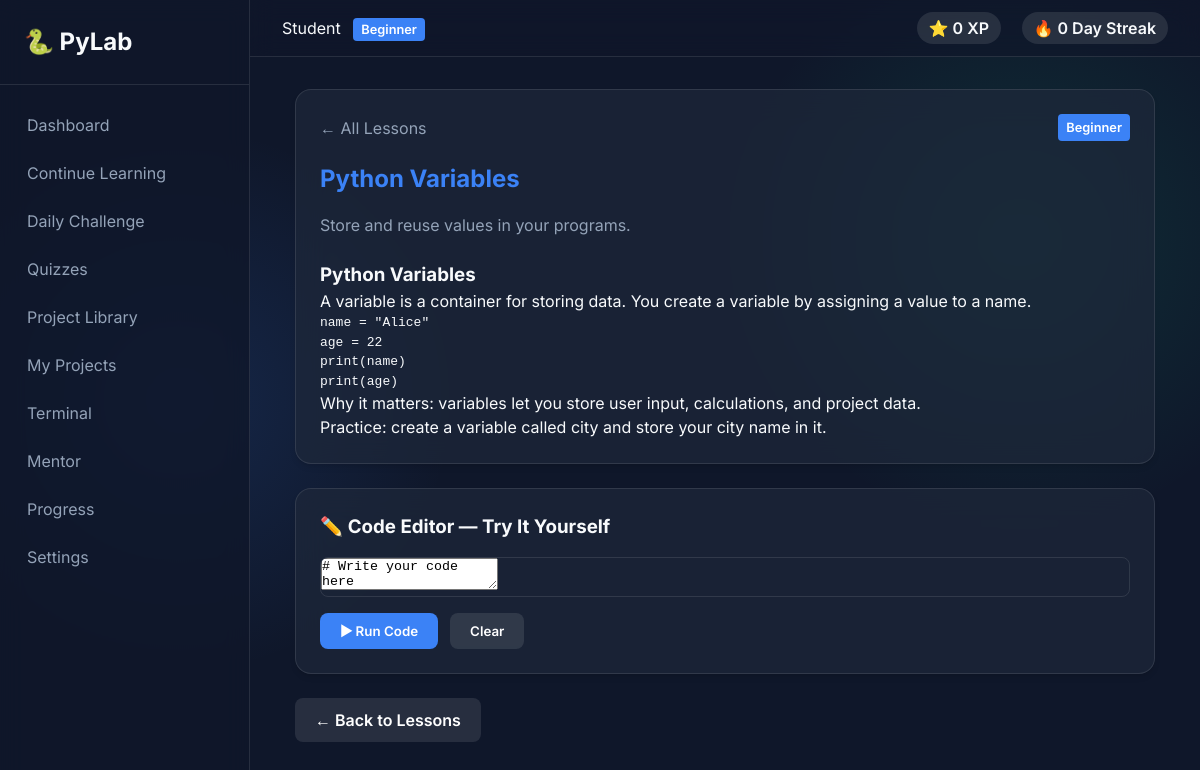
Screenshot of /lesson/python-variables with the database file from the repository.
### tables this page shows
CREATE TABLE lessons (
                id INTEGER PRIMARY KEY AUTOINCREMENT,
                slug TEXT UNIQUE,
                title TEXT,
                category TEXT,
                difficulty TEXT,
                description TEXT,
                content TEXT,
                summary TEXT,
                order_index INTEGER DEFAULT 0,
                created_at TEXT DEFAULT CURRENT_TIMESTAMP
            );

### routes/lessons.py (the view)
@lessons_bp.route("/lesson/<slug>")
def lesson_detail(slug):
    conn = get_connection()
    try:
        lesson = conn.execute("SELECT * FROM lessons WHERE slug = ?", (slug,)).fetchone()
    finally:
        conn.close()
    if not lesson:
        return "Lesson not found", 404
    return render_template("lesson_detail.html", lesson=lesson)

### database/database.py (called while the page is built)
def get_connection():
    DB_PATH.parent.mkdir(parents=True, exist_ok=True)
    conn = sqlite3.connect(DB_PATH)
    conn.row_factory = sqlite3.Row
    return conn

### templates/lesson_detail.html (shortened to what this page needs)
{% extends 'base.html' %}
{% block content %}
<link rel="stylesheet" href="https://cdnjs.cloudflare.com/ajax/libs/codemirror/5.65.13/codemirror.min.css">
<link rel="stylesheet" href="https://cdnjs.cloudflare.com/ajax/libs/codemirror/5.65.13/theme/dracula.min.css">
<div class="lesson-layout">
    <div class="glass-panel lesson-content">
        <div class="nav-row" style="margin-bottom: 20px;">
            <a href="{{ url_for('lessons.lesson_list') }}" style="color: var(--text-muted); text-decoration: none;">← All Lessons</a>
            <span class="badge">{{ lesson.difficulty }}</span>
        </div>
        <h2>{{ lesson.title }}</h2>
        <p style="color: var(--text-muted); margin-bottom: 24px;">{{ lesson.description }}</p>
        <div>{{ lesson.content|safe }}</div>
    </div>
    <div class="glass-panel">
        <h3 style="margin-bottom: 16px;">✏️ Code Editor — Try It Yourself</h3>
        <div class="editor-wrap">
            <textarea id="code-editor"># Write your code here
</textarea>
        </div>
        <div style="display:flex; gap:12px; margin-top:16px; flex-wrap:wrap;">
            <button id="run-btn" class="btn btn-primary">▶ Run Code</button>
            <button id="clear-btn" class="btn" style="background:rgba(255,255,255,0.1); color:white;">Clear</button>
        </div>
    </div>
    <div class="nav-row">
        <a href="{{ url_for('lessons.lesson_list') }}" class="btn" style="background:rgba(255,255,255,0.1); color:white; text-decoration:none;">← Back to Lessons</a>
    </div>
</div>
{% endblock %}

### templates/base.html (shortened to what this page needs)
<!DOCTYPE html>
<html lang="en">
<head>
    <link rel="stylesheet" href="{{ url_for('static', filename='css/main.css') }}">
</head>
<body>
    <div class="app-container">
        <aside class="sidebar">
            <div class="sidebar-header">
                <h2>🐍 PyLab</h2>
            </div>
            <nav class="sidebar-nav">
                <a href="{{ url_for('dashboard.dashboard_home') }}">Dashboard</a>
                <a href="{{ url_for('lessons.lesson_list') }}">Continue Learning</a>
                <a href="{{ url_for('challenges.challenge_home') }}">Daily Challenge</a>
                <a href="{{ url_for('quizzes.index') }}">Quizzes</a>
                <a href="{{ url_for('projects.project_library') }}">Project Library</a>
                <a href="{{ url_for('projects.workspace_home') }}">My Projects</a>
                <a href="{{ url_for('terminal.terminal_home') }}">Terminal</a>
                <a href="{{ url_for('mentor.mentor_home') }}">Mentor</a>
                <a href="{{ url_for('progress.progress_home') }}">Progress</a>
                <a href="{{ url_for('settings.settings_home') }}">Settings</a>
            </nav>
        </aside>
        <main class="main-content">
            <header class="topbar">
                <div class="user-info">
                    <span class="user-name">{{ user.username if user else 'Student' }}</span>
                    <span class="user-level badge">{{ user.level if user else 'Beginner' }}</span>
                </div>
                <div class="user-stats">
                    <span class="stat">⭐ {{ user.xp if user else 0 }} XP</span>
                    <span class="stat">🔥 {{ user.streak if user else 0 }} Day Streak</span>
                </div>
            </header>
            <div class="content-area">
                {% block content %}{% endblock %}
            </div>
        </main>
    </div>
</body>
</html>

### static/css/main.css (style rules this page uses)
:root { --bg-color: #0f172a; --panel-bg: rgba(30, 41, 59, 0.7); --panel-border: rgba(255, 255, 255, 0.1); --primary-color: #3b82f6; --accent-color: #10b981; --text-main: #f8fafc; --text-muted: #94a3b8; --sidebar-width: 250px; }
* { box-sizing: border-box; margin: 0; padding: 0; }
body { font-family: 'Inter', sans-serif; background-color: var(--bg-color); color: var(--text-main); line-height: 1.5; background-image: radial-gradient(circle at 15% 50%, rgba(59, 130, 246, 0.15), transparent 25%), radial-gradient(circle at 85% 30%, rgba(16, 185, 129, 0.15), transparent 25%); background-attachment: fixed; }
.app-container { display: flex; min-height: 100vh; }
.sidebar { width: var(--sidebar-width); background: rgba(15, 23, 42, 0.8); backdrop-filter: blur(12px); border-right: 1px solid var(--panel-border); display: flex; flex-direction: column; }
.sidebar-header { padding: 24px; border-bottom: 1px solid var(--panel-border); }
.sidebar-nav { padding: 16px 0; display: flex; flex-direction: column; }
.sidebar-nav a { color: var(--text-muted); text-decoration: none; padding: 12px 24px; transition: all 0.2s ease; border-left: 3px solid transparent; }
.main-content { flex: 1; display: flex; flex-direction: column; }
.topbar { display: flex; justify-content: space-between; align-items: center; padding: 16px 32px; background: rgba(15, 23, 42, 0.6); backdrop-filter: blur(12px); border-bottom: 1px solid var(--panel-border); }
.badge { background: var(--primary-color); color: white; padding: 4px 8px; border-radius: 4px; font-size: 0.8rem; font-weight: 600; margin-left: 8px; }
.user-stats .stat { margin-left: 16px; font-weight: 600; background: rgba(255, 255, 255, 0.1); padding: 6px 12px; border-radius: 16px; }
.content-area { padding: 32px; overflow-y: auto; }
.glass-panel { background: var(--panel-bg); backdrop-filter: blur(16px); border: 1px solid var(--panel-border); border-radius: 16px; padding: 24px; box-shadow: 0 4px 6px -1px rgba(0, 0, 0, 0.1), 0 2px 4px -1px rgba(0, 0, 0, 0.06); }
.btn { padding: 10px 20px; border: none; border-radius: 8px; font-weight: 600; cursor: pointer; transition: transform 0.1s, opacity 0.2s; font-family: inherit; }
.btn-primary { background: var(--primary-color); color: white; }

### templates/lesson_detail.html (style rules this page uses)
.lesson-layout { display: flex; flex-direction: column; gap: 24px; max-width: 860px; margin: 0 auto; }
.lesson-content h2 { color: var(--primary-color); margin-bottom: 16px; }
.editor-wrap { border-radius: 8px; overflow: hidden; border: 1px solid var(--panel-border); }
.nav-row { display: flex; justify-content: space-between; align-items: center; flex-wrap: wrap; gap: 12px; }

### rows the page displays
lessons: difficulty "Beginner", title "Python Variables", description "Store and reuse values in your programs.", content "Python Variables A variable is a container for storing data. You create a variable by assigning a value to a name. name = \"Alice\" age = 22 print(name) print(age) Why it matters: variables let you store user input, calculations, and project data. Practice: create a variable called city and store your city name in it."

### other values shown
{{ user.username if user else 'Student' }} "Student"
{{ user.xp if user else 0 }} "0"
{{ user.streak if user else 0 }} "0"
